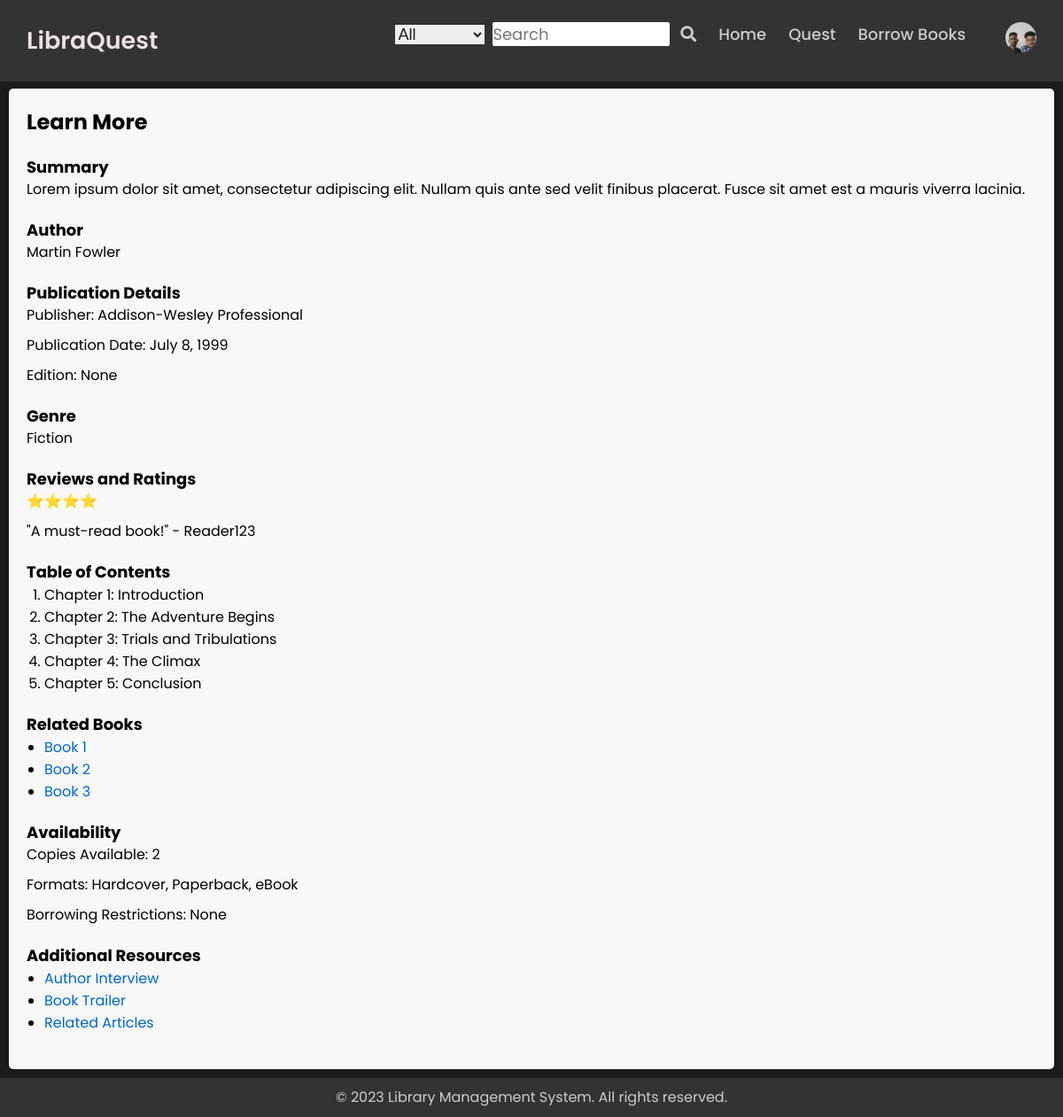
The app's page /profile/learn_more/7/ (signed in) with its own data.
### my_app/models.py (models this page shows, shortened)
class RegisterModel(AbstractUser,PermissionsMixin):
    DEFAULT_USER_IMAGE = r'C:\\Users\\user\\Environments\\myenv\\Scripts\\LibraryManagementSystem\\media\\profile\\default_user.jpg'
    ROLE_CHOICES = (
        ('student' , 'Student'),
        ('teacher', 'Teacher'),
        ('librarian' , 'Librarian'),
        ('admin', 'Admin')
    )
    first_name = models.CharField(max_length=30)
    last_name = models.CharField(max_length=30)
    username = models.CharField(max_length=20, unique=True)
    email = models.EmailField(max_length=50)
    role = models.CharField(max_length=20)
    profile_image = models.ImageField(upload_to="profile/", default=DEFAULT_USER_IMAGE ,null=True, blank=True)
    phone = models.CharField(max_length=20)
    address = models.TextField(max_length=200 ,blank=True, null=True)
    is_staff = models.BooleanField(default=False)
    is_superuser = models.BooleanField(default=False)
    USERNAME_FIELD = 'username'
    objects = UserManager()

class Books(models.Model):
    title = models.TextField(null=False)
    author_name = models.CharField(max_length=50)
    isbn = models.CharField(max_length=20)
    publisher = models.CharField(max_length=200,null=True,blank=True)
    publication = models.DateField()
    edition = models.IntegerField(null=True , blank=True)
    availability = models.CharField(max_length=10,default='No')
    cover_image = models.ImageField(upload_to="book_covers/")
    book_file = models.FileField(upload_to="books/",blank=True , null=True)
    copies_available = models.IntegerField(null=True,blank=True,default=2)

### user_profile/views.py (the view)
# urls.py: path('learn_more/<int:book_id>/', views.learn_more , name='learn_more'),
def learn_more(request,book_id):
    book = Books.objects.get(id=book_id)
    return render(request , 'books/learn_more.html', {
        'book': book
    })

### user_profile/templates/books/learn_more.html (shortened to what this page needs)
{% extends 'forms/base.html' %}
{% load static %}
{% block content %}
<div class="book-details">
    <h2>Learn More</h2>
    <div class="book-summary">
      <h3>Summary</h3>
      <p>Lorem ipsum dolor sit amet, consectetur adipiscing elit. Nullam quis ante sed velit finibus placerat. Fusce sit amet est a mauris viverra lacinia.</p>
    </div>
    <div class="author-info">
      <h3>Author</h3>
      <p>{{ book.author_name }}</p>
    </div>
    <div class="publication-details">
      <h3>Publication Details</h3>
      <p>Publisher: {{ book.publisher }}</p>
      <p>Publication Date: {{ book.publication }}</p>
      <p>Edition: {{ book.edition }}</p>
    </div>
    <div class="genre">
      <h3>Genre</h3>
      <p>Fiction</p>
    </div>
    <div class="reviews-ratings">
      <h3>Reviews and Ratings</h3>
      <p>⭐️⭐️⭐️⭐️</p>
      <p>"A must-read book!" - Reader123</p>
    </div>
    <div class="table-of-contents">
      <h3>Table of Contents</h3>
      <ol>
        <li>Chapter 1: Introduction</li>
        <li>Chapter 2: The Adventure Begins</li>
        <li>Chapter 3: Trials and Tribulations</li>
        <li>Chapter 4: The Climax</li>
        <li>Chapter 5: Conclusion</li>
      </ol>
    </div>
    <div class="related-books">
      <h3>Related Books</h3>
      <ul>
        <li><a href="#">Book 1</a></li>
        <li><a href="#">Book 2</a></li>
        <li><a href="#">Book 3</a></li>
      </ul>
    </div>
    <div class="availability">
      <h3>Availability</h3>
      <p>Copies Available: {{ book.copies_available }}</p>
      <p>Formats: Hardcover, Paperback, eBook</p>
      <p>Borrowing Restrictions: None</p>
    </div>
    <div class="additional-resources">
      <h3>Additional Resources</h3>
      <ul>
        <li><a href="#">Author Interview</a></li>
        <li><a href="#">Book Trailer</a></li>
        <li><a href="#">Related Articles</a></li>
      </ul>
    </div>
  </div>
{% endblock %}

### my_app/templates/forms/base.html (shortened to what this page needs)
{% load static %}
<!DOCTYPE html>
<html lang="en">
    <head>
        <link rel="stylesheet" type="text/css" href="{% static 'css/base_styles.css' %}">
        <link rel="stylesheet" href="https://cdnjs.cloudflare.com/ajax/libs/font-awesome/5.15.2/css/all.min.css">
        <link rel="stylesheet" href="{% static 'css/profile.css' %}">
    </head>
    <body>
        <nav class="navbar">
            <div class="content">
                <div class="logo"><a href="{% url 'signup:about_libraquest' %}">LibraQuest</a></div>
                <ul class="menu-list">
                    <li>
                        <div class="search">
                            <select class="drop-down">
                                <option value="All">All</option>
                            </select>
                            <input type="text" name="search" placeholder="Search" class="search-box" required>
                            <i class="fas fa-search" onclick="book_search()"></i>
                        </div>
                    </li>
                    <li><a href="{% url 'signup:homepage'%} ">Home</a></li>
                    <li><a href="#">Quest</a></li>
                    {% if user.is_authenticated %}
                    <li>
                        <a href="{% url 'signup:show_books' %}">Borrow Books</a>
                    </li>
                    {% else %}
                    <li>
                        <a href="{% url 'signup:login_user' %}">Sign in</a>
                    </li>
                    {% endif %}
                    {% if user.is_authenticated %}
                        <div class="profile">
                            {% if user.profile_image.url %}
                                <li><a href="{% url 'user_profile' username=request.user.username %}" ><img src="{{ user.profile_image.url }}" alt="Profile Picture"></a></li>
                            {% else %}
                                <li><a href="{% url 'user_profile' username=request.user.username  %}"><img src="{{ user.profile_image.url }}" alt="Default Profile Picture"></a></li>
                            {% endif %}
                        </div>
                    {% else %}
                        <li><a href="{%url 'signup:register' %}">Sign Up</a></li>
                    {% endif %}
                </ul>
            </div>
        </nav>
        {% block content %}
        {% endblock %}
        <footer>
            <p>&copy; 2023 Library Management System. All rights reserved.</p>
        </footer>
    </body>
</html>

### my_app/static/css/base_styles.css (style rules this page uses)
* { margin: 0; padding: 0; box-sizing: border-box; font-family: "Poppins" , sans-serif; }
html { height: 100%; }
body { display: flex; flex-direction: column; min-height: 100%; }
footer { margin-top: auto; text-align: center; color: #ccc; padding-top: 10px; background-color: #333; }
.content { max-width: 1250px; margin: auto; padding: 0 30px; }
.navbar { position:fixed; width: 100%; top: 0; z-index: 9999; padding: 25px 0; transition: all 0.3s ease; background: #a09ea02f; }
.navbar .content { display: flex; justify-content: space-between; align-items: center; }
.navbar .logo a { color: #ebe0e0; font-size: 30px; text-decoration: none; font-weight: 600; }
.navbar .menu-list { display: inline-flex; }
.menu-list li { list-style: none; }
.menu-list li a { color: #ccc; font-size: 18px; font-weight: 500; text-decoration: none; transition: all 0.3s ease; margin-left: 25px; }
.menu-list input { font-size: 18px; font-family: "Poppins",sans-serif; outline: none; border: none; border-radius: 2px; width: 200px; }
.search { color:#ccc; font-size: 18px; padding-left: 10px; background-size: 0px; caret-color: #1b1b1b; }
.search .drop-down { font-size: 18px; border: none; outline: none; padding-right: 5px; margin-right: 5px; font-family: "Arial" , 'Segoe UI', Tahoma, Verdana, sans-serif; }
.search i { padding-left: 7px; cursor: pointer; }
.search select { cursor: pointer; }
.search select , option , input { color: #1b1b1b; }
.profile img { width: 35px; height: 35px; border-radius: 50%; object-fit: cover; margin-left: 20px; }
@media (max-width : 1230px) { .navbar .logo a { font-size: 27px; } }

### user_profile/static/css/profile.css (style rules this page uses)
* { margin: 0; padding: 0; box-sizing: border-box; font-family: "Poppins" , sans-serif; }
body { background: #1b1b1b; }

### user_profile/templates/books/learn_more.html (style rules this page uses)
.book-details { margin:10px; margin-top:100px; padding: 20px; background-color: #f8f8f8; border-radius: 5px; box-shadow: 0 2px 4px rgba(0, 0, 0, 0.1); }
h2 { margin-bottom: 20px; font-size: 24px; }
h3 { margin-top: 20px; font-size: 18px; }
p { margin-bottom: 10px; line-height: 1.5; }
.book-summary, .author-info, .publication-details, .genre, .reviews-ratings, .table-of-contents, .related-books, .availability, .additional-resources { margin-bottom: 20px; }
ul, ol { padding-left: 20px; }
a { color: #0066cc; text-decoration: none; }

### records on screen
RegisterModel: profile_image (picture)
Books: author_name "Martin Fowler", publisher "Addison-Wesley Professional", publication "July 8, 1999", edition "None", copies_available "2"
